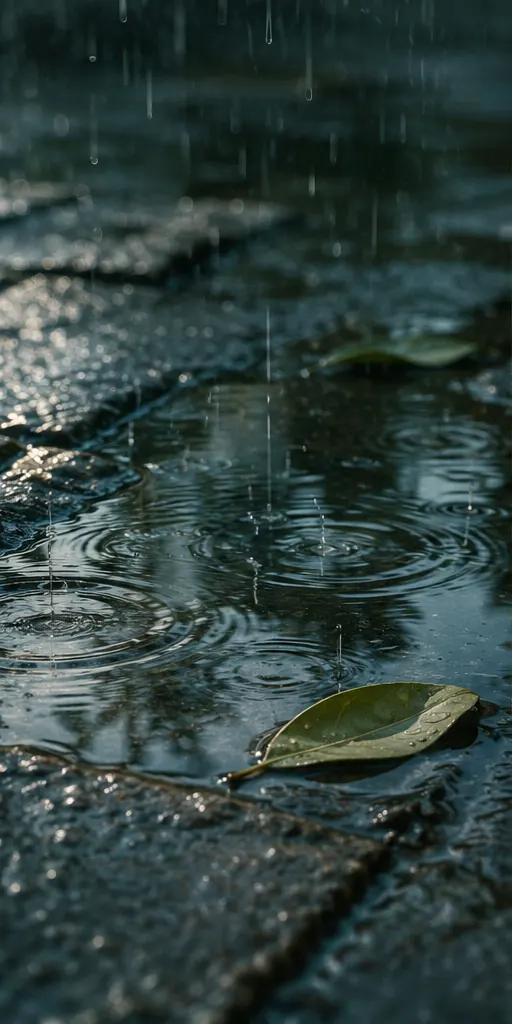
#> input picture projects/scent-atlas/media/rain.webp, 512 x 1024 px; its folder holds 3 pictures in this run
$ python make-portfolio-assets.py
#> lines starting #> are read from the running program, lines starting #| are printed output that depends on the picture
"""Generate original portfolio layouts from the project's own scenes and UI captures.
Requires Pillow; no user assets, trademarks or font files are distributed.
"""
from PIL import Image, ImageDraw, ImageFont, ImageEnhance, ImageFilter
from pathlib import Path
root=Path(__file__).resolve().parents[1];out=root/'portfolio';out.mkdir(exist_ok=True)
C='#1c271f';P='#f4f0e5';G='#d0b68a';S='#bcc5b6'
serif='/usr/share/fonts/truetype/noto/NotoSerif-Regular.ttf'
sans='/usr/share/fonts/opentype/inter/Inter-Regular.otf'
bold='/usr/share/fonts/opentype/inter/Inter-SemiBold.otf'
font=lambda f,size:ImageFont.truetype(f,size)
FR=font(serif,118);FSub=font(serif,43);FBody=font(sans,30);FSmall=font(bold,18)
def fill_crop(im,target):
    w,h=target; ratio=max(w/im.width,h/im.height);scaled=im.resize((round(im.width*ratio),round(im.height*ratio)),Image.Resampling.LANCZOS);x=(scaled.width-w)//2;y=(scaled.height-h)//2;return scaled.crop((x,y,x+w,y+h))
def text(draw,xy,t,ft,fill):draw.text(xy,t,font=ft,fill=fill)
# 1600 x 1200 case-study cover: unique editorial photography and typeset words.
cv=Image.new('RGB',(1600,1200),C);d=ImageDraw.Draw(cv)
#> after `cv = Image.new('RGB', (1600, 1200), C)`:
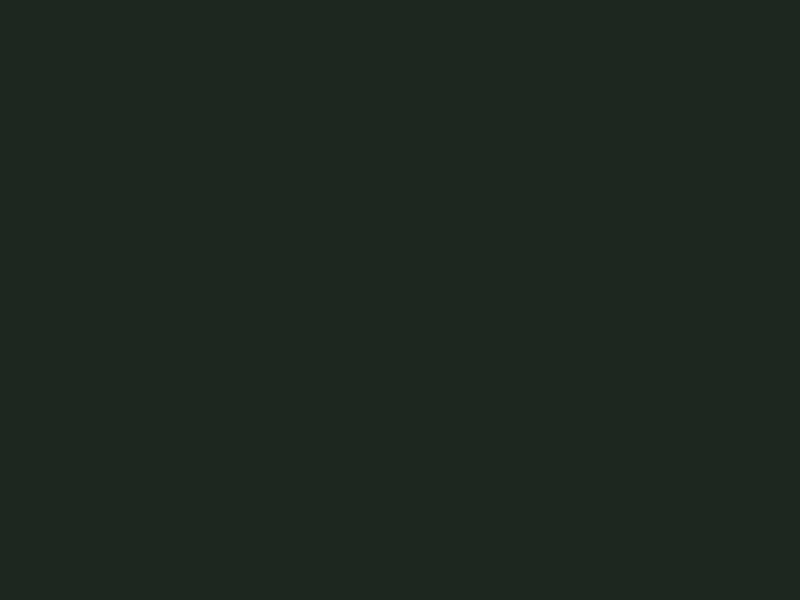
#> cv: PIL image 1600x1200 RGB (shown at 1/2 size); mean R, G, B 28, 39, 31
d.line((70,64,1530,64),fill='#5c685b',width=2)
text(d,(72,27),'SCENT ATLAS     /     AN EXERCISE IN SCENT MEMORY',FSmall,P)
text(d,(1350,27),'2026 / 001',FSmall,S)
text(d,(73,102),'Where would',FR,P);text(d,(73,247),'you rather be?',FR,G)
text(d,(79,410),'A perfume store for people who cannot smell the screen.',FSub,P)
text(d,(80,475),'Begin with a place. End with a three-vial concept kit.',FBody,S)
for i,(name,label) in enumerate([('rain','01 / RAIN ON PAVEMENT'),('cedar','02 / CEDAR WORKSHOP'),('orange','03 / FRESH ORANGE PEEL')]):
    left=78+i*483;top=565
    src=Image.open(root/f'media/{name}.webp').convert('RGB');photo=fill_crop(src,(450,510));cv.paste(photo,(left,top))
#> further down, src is the input picture: PIL image 512x1024 RGB; mean R, G, B 47.9, 65, 61.9
#> in fill_crop, `return scaled.crop((x, y, x + w, y + h))`:
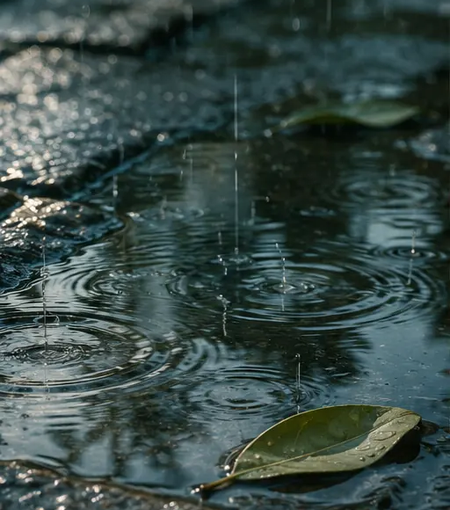
#> returned value: PIL image 450x510 RGB; mean R, G, B 57.7, 75.2, 71.3
#> after `cv.paste(photo, (left, top))`:
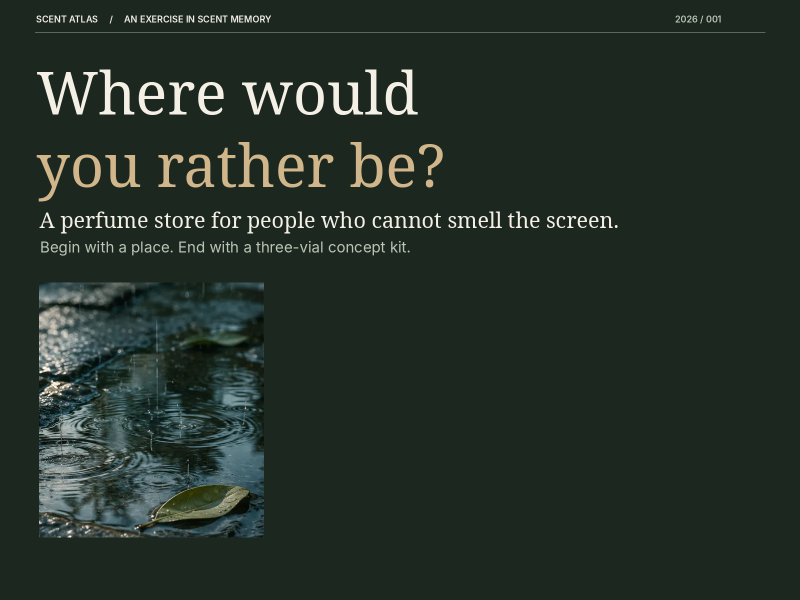
#> cv: PIL image 1600x1200 RGB (shown at 1/2 size); mean R, G, B 37.3, 48.4, 40.5
    over=Image.new('RGBA',(450,125),(0,0,0,0));od=ImageDraw.Draw(over)
#> after `over = Image.new('RGBA', (450, 125), (0, 0, 0, 0))`: over: PIL image 450x125 RGBA; every value is 0
    for y in range(125):od.line((0,y,449,y),fill=(7,11,9,round(180*y/125)))
    cv.paste(over,(left,top+385),over)
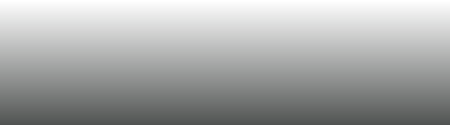
#> over: PIL image 450x125 RGBA; mean R, G, B, A 7, 11, 9, 89.3; transparent parts drawn white
    text(d,(left+20,top+457),label,FSmall,P)
#> pass 2 of the loop `for i,(name,label) in enumerate([('rain','01 / RAIN ON PAVEMENT'),('ce..`:
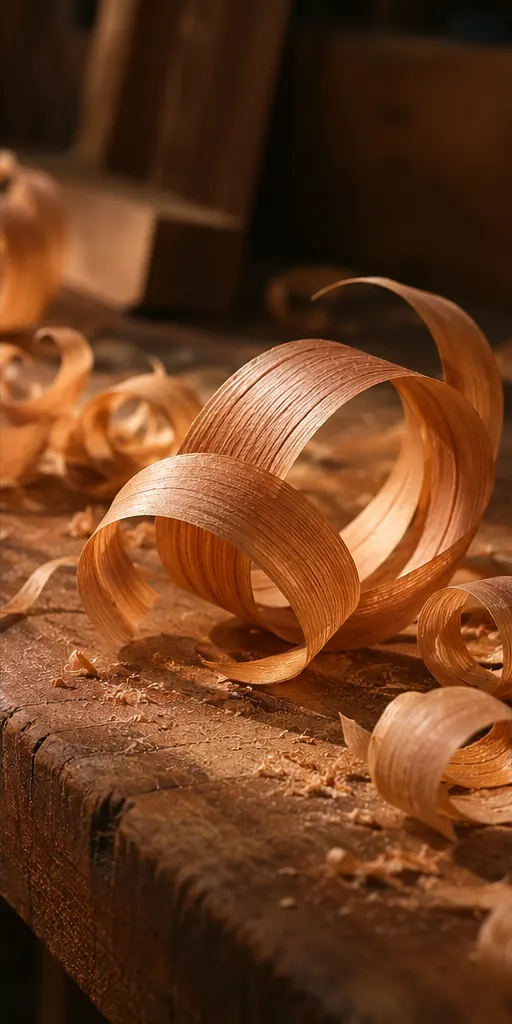
#> input picture projects/scent-atlas/media/cedar.webp, 512 x 1024 px
#> src is the input picture: PIL image 512x1024 RGB; mean R, G, B 106.6, 60.6, 30.4
#> in fill_crop (call 2), `return scaled.crop((x, y, x + w, y + h))`:
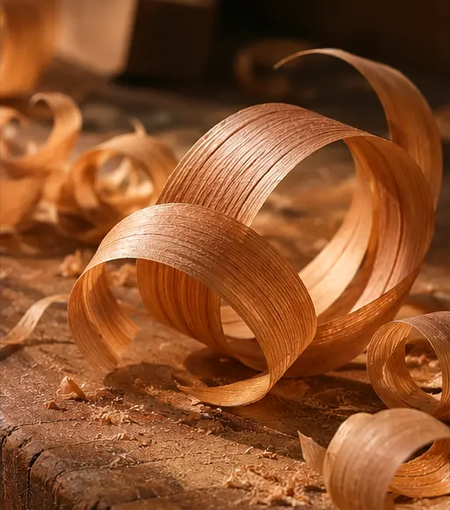
#> returned value: PIL image 450x510 RGB; mean R, G, B 139.4, 80.4, 42.3
#> `cv.paste(over,(left,top+385),over)`:
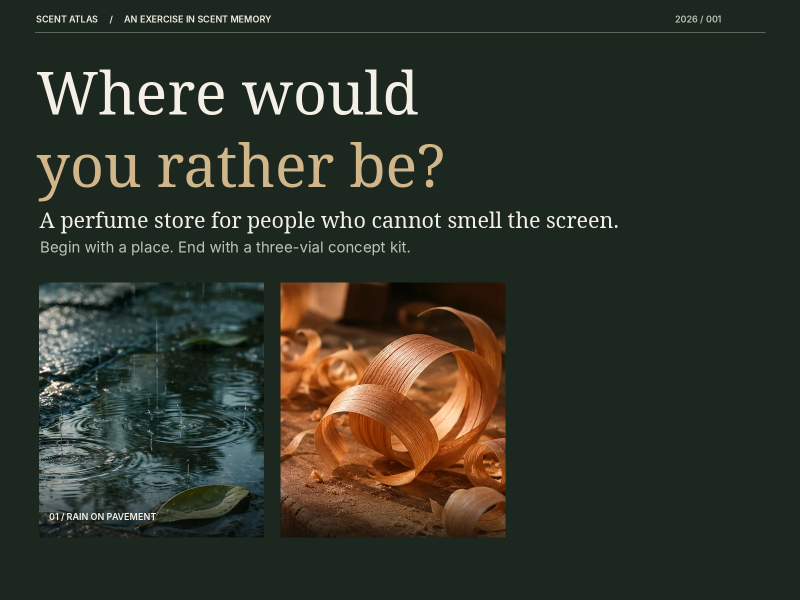
#> cv: PIL image 1600x1200 RGB (shown at 1/2 size); mean R, G, B 48.6, 52, 40.9
#> pass 3 of the loop `for i,(name,label) in enumerate([('rain','01 / RAIN ON PAVEMENT'),('ce..`:
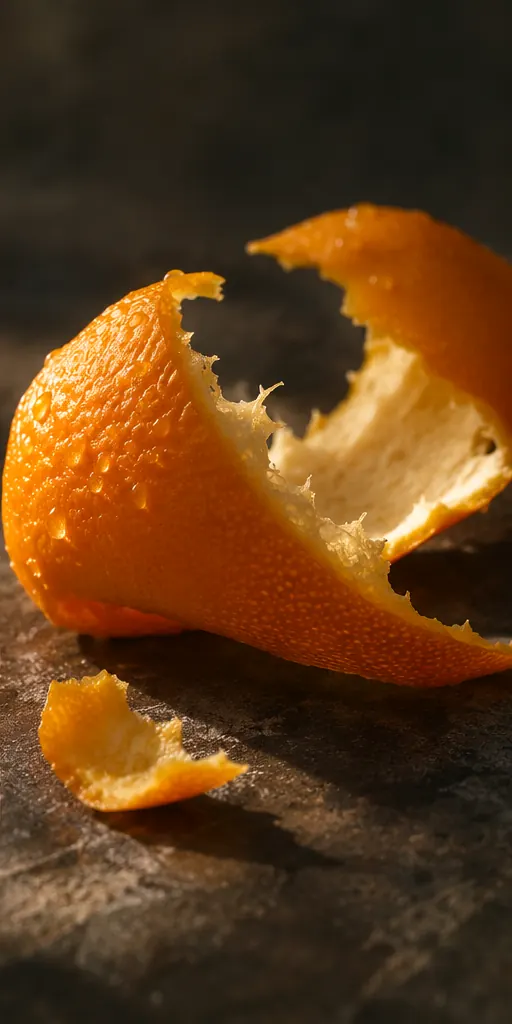
#> input picture projects/scent-atlas/media/orange.webp, 512 x 1024 px
#> src is the input picture: PIL image 512x1024 RGB; mean R, G, B 93.3, 58.6, 25.3
#> in fill_crop (call 3), `return scaled.crop((x, y, x + w, y + h))`:
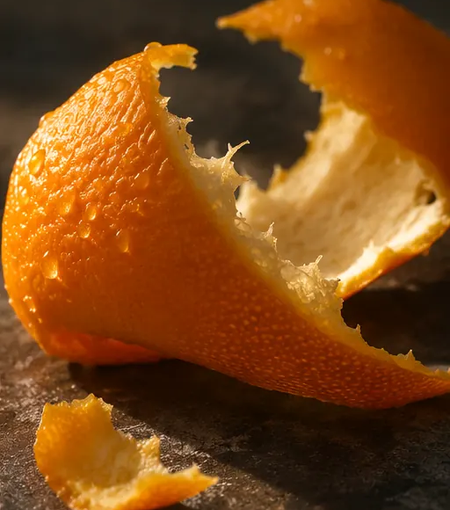
#> returned value: PIL image 450x510 RGB; mean R, G, B 126, 72.5, 23.9
#> `cv.paste(photo, (left, top))`:
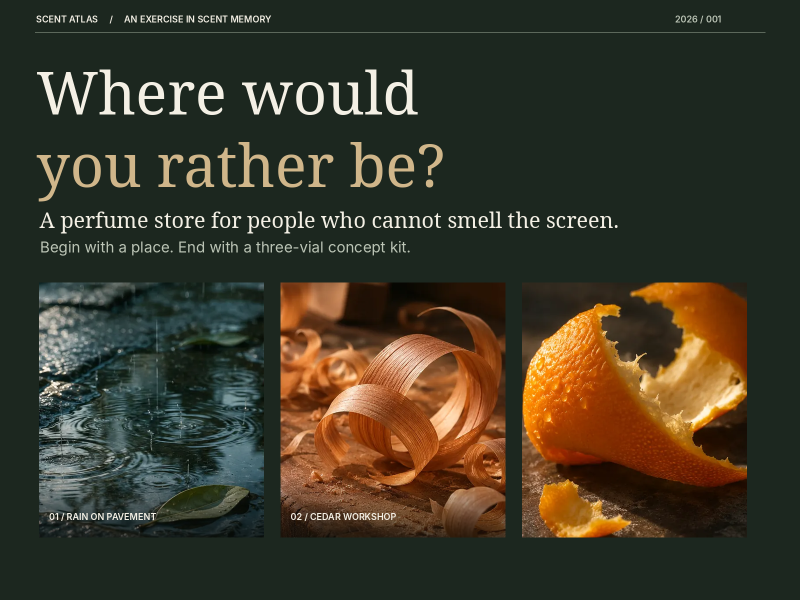
#> cv: PIL image 1600x1200 RGB (shown at 1/2 size); mean R, G, B 60.5, 56.1, 40.1
d.line((78,1120,1522,1120),fill='#5c685b',width=2)
text(d,(78,1145),'THREE SCENES     /     SIX IMAGINED SCENTS     /     THREE CURATED KITS',FSmall,P)
text(d,(1441,1145),'↗' if False else '001',FSmall,S)
cv.save(out/'COVER-1600x1200.png',optimize=True)
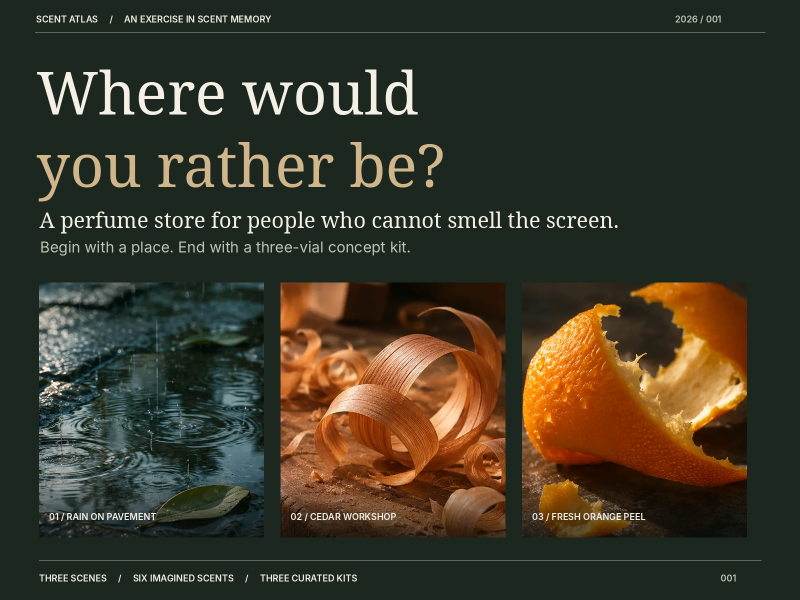
#> saved as COVER-1600x1200.png: PIL image 1600x1200 RGB (shown at 1/2 size); mean R, G, B 60.1, 56.1, 40.5
cv.save(root/'media/social-cover.webp',format='WEBP',quality=83,method=6)
# Three annotated interface stills — screenshots from rendered project UI, not invented product mocks.
entries=[('01-DISCOVERY','landing-1440.png','THE FIRST DECISION','Three material memories, not a quiz.',(0,160,1440,1700)),('02-COMPARISON','compare-1440.png','THE COMPARISON','Plain words, side by side.',(0,0,1440,1710)),('03-KIT-REVIEW','kit-1440.png','THE THREE-VIAL EDIT','One lead. Two purposeful contrasts.',(0,0,1440,1710))]
for item,shot,headline,sub,crop in entries:
    img=Image.new('RGB',(1600,1100),C);dr=ImageDraw.Draw(img)
#> after `img = Image.new('RGB', (1600, 1100), C)`:
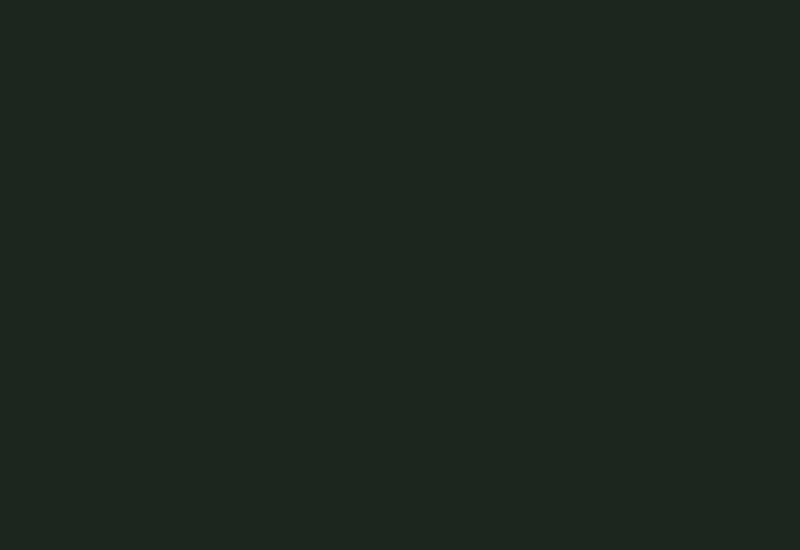
#> img: PIL image 1600x1100 RGB (shown at 1/2 size); mean R, G, B 28, 39, 31
    text(dr,(66,48),'SCENT ATLAS  /  EXPERIENCE DETAIL',FSmall,G)
    text(dr,(65,113),headline,font(serif,71),P)
    text(dr,(67,224),sub,font(sans,25),S)
#> (the run stopped early here; a loop or call above may not have finished)
